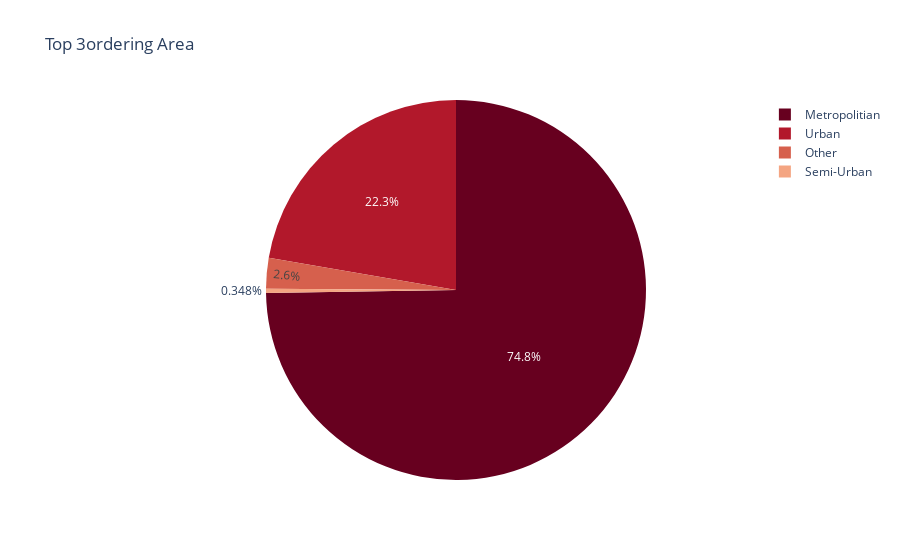

Notebook code cell kept with this figure:
### Code cell
import plotly.express as px
top_Area = df.groupby('Area').size().reset_index().rename(columns={0: 'Total'}).sort_values('Total', ascending=False).head()
fig = px.pie(top_Area, values='Total', names='Area', color_discrete_sequence=px.colors.sequential.RdBu, title='Top 3ordering Area')
fig.show()

### Figure 1 — Plotly figure (JSON) as saved in the notebook; plotly's stock layout.template omitted (floating-point values rounded to 4 significant figures)
{"data": [{"domain": {"x": [0, 1], "y": [0, 1]}, "hovertemplate": "Area=%{label}<br>Total=%{value}<extra></extra>", "labels": ["Metropolitian ", "Urban ", "Other", "Semi-Urban "], "legendgroup": "", "name": "", "showlegend": true, "type": "pie", "values": [32698, 9751, 1138, 152]}], "layout": {"autosize": true, "legend": {"tracegroupgap": 0}, "piecolorway": ["rgb(103,0,31)", "rgb(178,24,43)", "rgb(214,96,77)", "rgb(244,165,130)", "rgb(253,219,199)", "rgb(247,247,247)", "rgb(209,229,240)", "rgb(146,197,222)", "rgb(67,147,195)", "rgb(33,102,172)", "rgb(5,48,97)"], "title": {"text": "Top 3ordering Area"}}}
